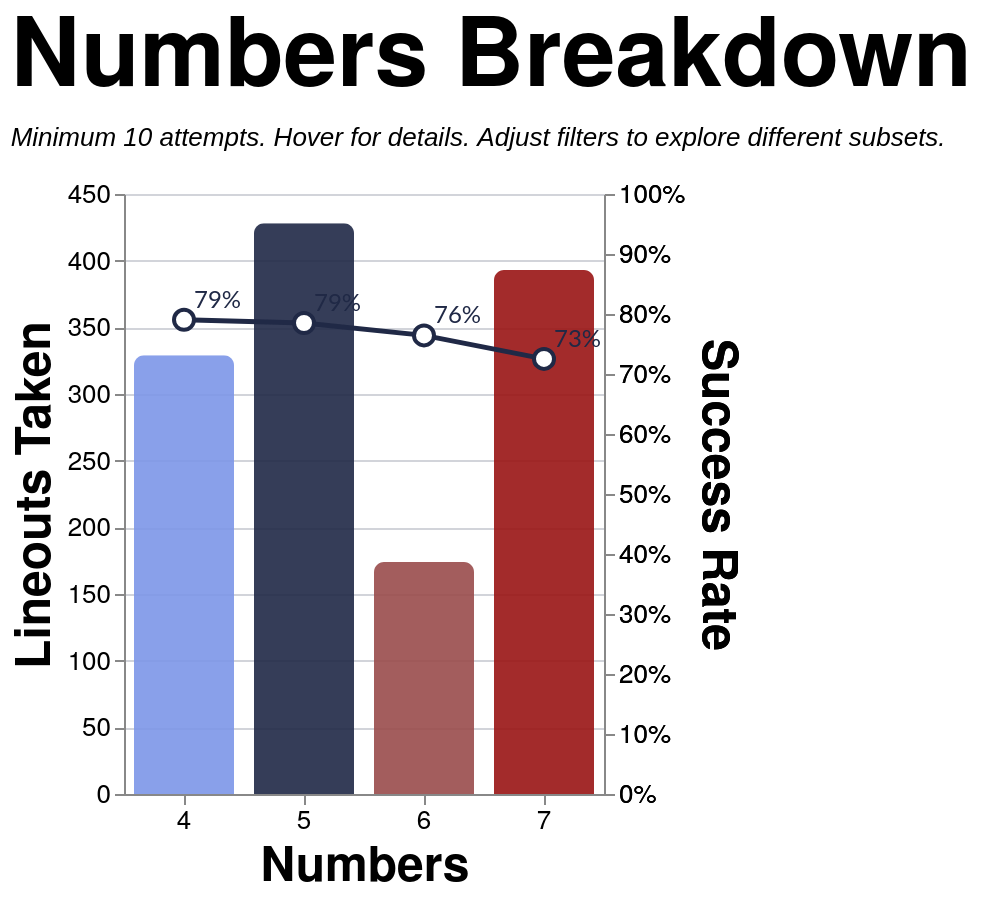

Vega-Lite specification for this chart:
### Vega-Lite specification from a JSON file in a GitHub repository (floating-point values rounded to 4 significant figures; data arrays with more than 128 entries replaced by an {"elided": "..."} marker saying what was removed)
{"config": {"axis": {"labelFont": "PT Sans Narrow, Helvetica Neue, Helvetica, Arial, sans-serif", "titleFont": "PT Sans Narrow, Helvetica Neue, Helvetica, Arial, sans-serif", "labelFontSize": 13, "titleFontSize": 24, "gridColor": "#202947", "gridOpacity": 0.2, "zindex": 1}, "text": {"font": "Lato, sans-serif"}, "bar": {"cornerRadiusEnd": 5}, "header": {"labelFont": "PT Sans Narrow, Helvetica Neue, Helvetica, Arial, sans-serif", "titleFont": "PT Sans Narrow, Helvetica Neue, Helvetica, Arial, sans-serif", "labelFontSize": 24, "titleFontSize": 28, "labelFontWeight": "bold", "orient": "left"}, "legend": {"labelFont": "PT Sans Narrow, Helvetica Neue, Helvetica, Arial, sans-serif", "titleFont": "PT Sans Narrow, Helvetica Neue, Helvetica, Arial, sans-serif", "labelFontSize": 14, "titleFontSize": 16, "titlePadding": 5, "fillColor": "white", "strokeColor": "black", "padding": 10, "titleFontWeight": "lighter", "titleFontStyle": "italic", "titleColor": "gray", "offset": 10}, "title": {"font": "PT Sans Narrow, Helvetica Neue, Helvetica, Arial, sans-serif", "fontSize": 48, "fontWeight": "bold", "anchor": "start", "align": "center", "titlePadding": 20, "subtitlePadding": 10, "subtitleFontSize": 13, "subtitleColor": "", "subtitleFontStyle": "italic", "offset": 15, "color": "black"}, "axisX": {"labelAngle": 0}, "facet": {"title": null, "header": null, "align": {"row": "each", "column": "each"}, "spacing": 10}, "resolve": {"scale": {"y": "independent", "facet": "independent"}}, "background": "transparent", "scale": {"offsetBandPaddingOuter": 0.2, "offsetBandPaddingInner": 0.1}, "view": {"stroke": null, "background": "transparent"}}, "layer": [{"mark": {"type": "bar", "opacity": 0.9, "size": 50}, "encoding": {"color": {"field": "numbers", "legend": null, "scale": {"domain": ["4", "5", "6", "7"], "range": ["#7d96e8", "#202946", "#994C4C", "#991515"]}, "type": "nominal"}, "stroke": {"value": "transparent"}, "tooltip": [{"field": "numbers_display", "title": "Numbers", "type": "nominal"}, {"field": "attempts", "format": ",.0f", "title": "Attempts", "type": "quantitative"}, {"field": "won", "format": ",.0f", "title": "Won", "type": "quantitative"}, {"field": "success_rate", "format": ".1%", "title": "Success Rate", "type": "quantitative"}], "x": {"axis": {"labelAngle": 0}, "field": "numbers", "sort": ["4", "5", "6", "7"], "title": "Numbers", "type": "nominal"}, "y": {"field": "attempts", "title": "Lineouts Taken", "type": "quantitative"}}, "transform": [{"filter": "(loSquad == 'All' || datum.squad == loSquad) && (loSeason == 'All' || datum.season == loSeason) && (loGameType == 'All' || (loGameType == 'League + Cup' && (datum.game_type == 'League' || datum.game_type == 'Cup')) || (loGameType == 'League only' && datum.game_type == 'League') || datum.game_type == loGameType) && (loThrower == 'All' || datum.thrower == loThrower) && (loJumper == 'All' || datum.jumper == loJumper) && (loArea == 'All' || datum.area == loArea) && (loNumbers == 'All' || datum.numbers == loNumbers)"}, {"aggregate": [{"op": "count", "as": "attempts"}, {"op": "sum", "field": "won", "as": "won"}], "groupby": ["numbers"]}, {"filter": "datum.attempts >= 10"}, {"calculate": "datum.won / datum.attempts", "as": "success_rate"}, {"calculate": "datum.numbers + '-man'", "as": "numbers_display"}]}, {"mark": {"type": "line", "point": {"fill": "white", "filled": false, "size": 100, "stroke": "#202946"}, "stroke": "#202946", "strokeWidth": 2.5}, "encoding": {"tooltip": [{"field": "numbers_display", "title": "Numbers", "type": "nominal"}, {"field": "attempts", "format": ",.0f", "title": "Attempts", "type": "quantitative"}, {"field": "won", "format": ",.0f", "title": "Won", "type": "quantitative"}, {"field": "success_rate", "format": ".1%", "title": "Success Rate", "type": "quantitative"}], "x": {"axis": {"labelAngle": 0}, "field": "numbers", "sort": ["4", "5", "6", "7"], "title": "Numbers", "type": "nominal"}, "y": {"axis": {"format": "%", "orient": "right"}, "field": "success_rate", "scale": {"domain": [0, 1]}, "title": "Success Rate", "type": "quantitative"}}, "transform": [{"filter": "(loSquad == 'All' || datum.squad == loSquad) && (loSeason == 'All' || datum.season == loSeason) && (loGameType == 'All' || (loGameType == 'League + Cup' && (datum.game_type == 'League' || datum.game_type == 'Cup')) || (loGameType == 'League only' && datum.game_type == 'League') || datum.game_type == loGameType) && (loThrower == 'All' || datum.thrower == loThrower) && (loJumper == 'All' || datum.jumper == loJumper) && (loArea == 'All' || datum.area == loArea) && (loNumbers == 'All' || datum.numbers == loNumbers)"}, {"aggregate": [{"op": "count", "as": "attempts"}, {"op": "sum", "field": "won", "as": "won"}], "groupby": ["numbers"]}, {"filter": "datum.attempts >= 10"}, {"calculate": "datum.won / datum.attempts", "as": "success_rate"}, {"calculate": "datum.numbers + '-man'", "as": "numbers_display"}]}, {"mark": {"type": "text", "align": "left", "baseline": "middle", "color": "#202946", "dx": 5, "dy": -10, "fontSize": 12}, "encoding": {"text": {"field": "success_rate", "format": ".0%", "type": "quantitative"}, "x": {"axis": {"labelAngle": 0}, "field": "numbers", "sort": ["4", "5", "6", "7"], "title": "Numbers", "type": "nominal"}, "y": {"axis": {"format": "%", "orient": "right"}, "field": "success_rate", "scale": {"domain": [0, 1]}, "title": "Success Rate", "type": "quantitative"}}, "transform": [{"filter": "(loSquad == 'All' || datum.squad == loSquad) && (loSeason == 'All' || datum.season == loSeason) && (loGameType == 'All' || (loGameType == 'League + Cup' && (datum.game_type == 'League' || datum.game_type == 'Cup')) || (loGameType == 'League only' && datum.game_type == 'League') || datum.game_type == loGameType) && (loThrower == 'All' || datum.thrower == loThrower) && (loJumper == 'All' || datum.jumper == loJumper) && (loArea == 'All' || datum.area == loArea) && (loNumbers == 'All' || datum.numbers == loNumbers)"}, {"aggregate": [{"op": "count", "as": "attempts"}, {"op": "sum", "field": "won", "as": "won"}], "groupby": ["numbers"]}, {"filter": "datum.attempts >= 10"}, {"calculate": "datum.won / datum.attempts", "as": "success_rate"}, {"calculate": "datum.numbers + '-man'", "as": "numbers_display"}]}], "data": {"name": "data-e43753c4e564295a8a2bb987474335c8"}, "height": 300, "params": [{"name": "loSquad", "value": "All"}, {"name": "loSeason", "value": "All"}, {"name": "loGameType", "value": "All"}, {"name": "loThrower", "value": "All"}, {"name": "loJumper", "value": "All"}, {"name": "loArea", "value": "All"}, {"name": "loNumbers", "value": "All"}], "resolve": {"scale": {"y": "independent"}}, "title": {"text": "Numbers Breakdown", "subtitle": "Minimum 10 attempts. Hover for details. Adjust filters to explore different subsets."}, "width": {"step": 60}, "$schema": "https://vega.github.io/schema/vega-lite/v5.20.1.json", "datasets": {"data-e43753c4e564295a8a2bb987474335c8": {"elided": "1324 records"}}}
